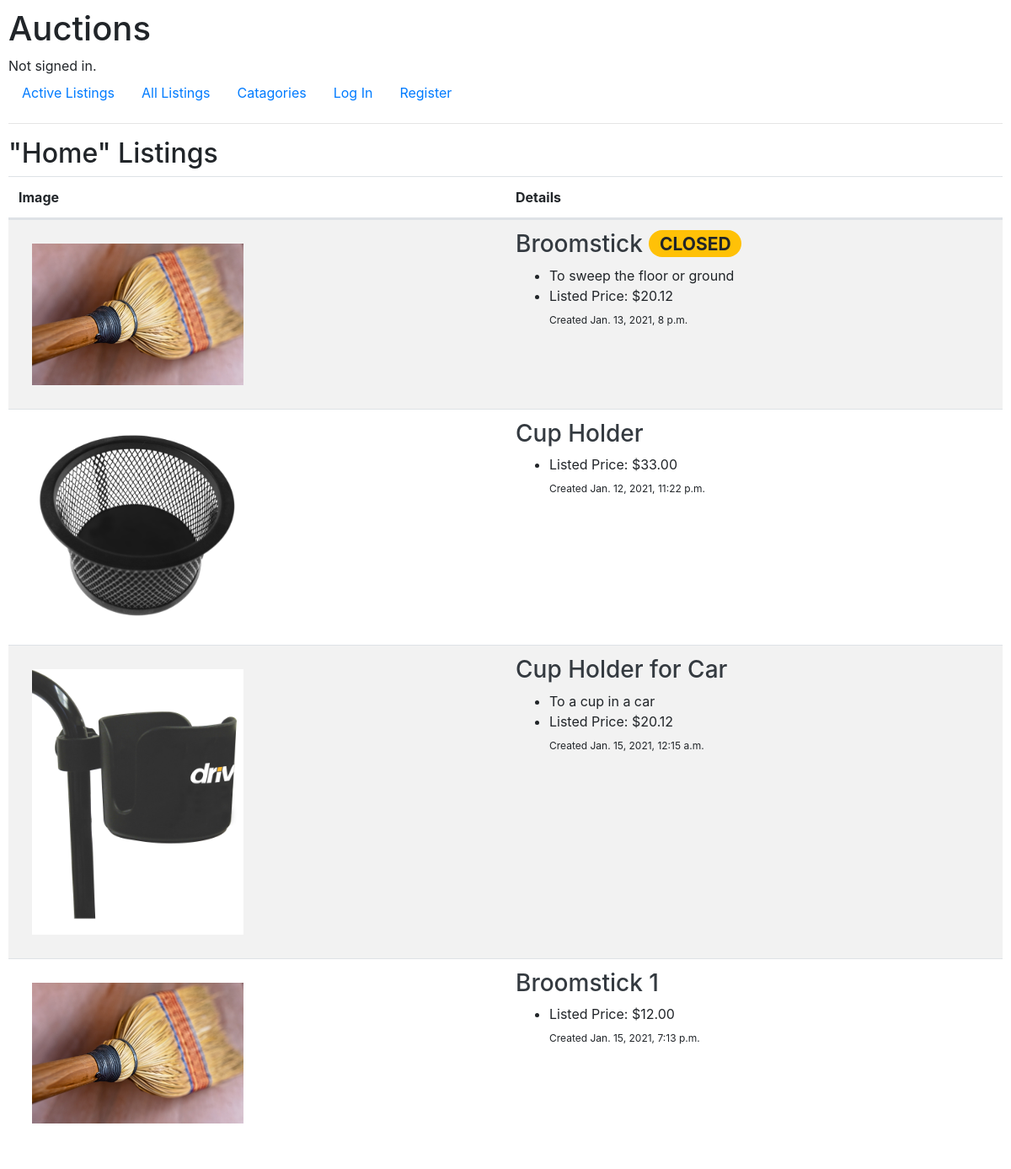
Screenshot of /catagories/7 with the database file from the repository.
### auctions/models.py (models this page shows, shortened)
class Catagory(models.Model):
    tag = models.CharField(max_length=23)

class Listing(models.Model):
    title = models.CharField(max_length=64)
    description = models.TextField(blank=True)
    price = models.DecimalField(max_digits=7, decimal_places=2)
    image = models.ImageField(blank=True, null=True, upload_to="images/")
    created = models.DateTimeField(auto_now_add=True)
    user = models.ForeignKey(User, on_delete=models.CASCADE)
    active = models.BooleanField(default=True)
    catagory = models.ManyToManyField(Catagory, blank=True, related_name="catagory")

### auctions/views.py (the view)
# urls.py: path("catagories/<int:catagory_id>", views.catagories, name="catagories"),
def catagories(request, catagory_id):
    try:
        catagory = Catagory.objects.get(pk=catagory_id)
    except Catagory.DoesNotExist:
        catagory = None
    if catagory is None:
        catagories = Catagory.objects.all()
        return render(request, "auctions/catagories.html", {
            "catagories": catagories,
        })
    else:
        cat_listings = Listing.objects.filter(catagory=catagory)
        return render(request, "auctions/index.html", {
            "listings": cat_listings,
            "catagory": catagory.tag,
            "cat_filter": True
        })

### auctions/templates/auctions/index.html (shortened to what this page needs)
{% extends "auctions/layout.html" %}
{% block body %}
{% if active_listing %}
<h2>Active Listings</h2>
{% elif cat_filter %}
<h2> "{{catagory}}" Listings</h2>
{% else %}
<h2>All Listings</h2>
{% endif %}
<table class="table table-striped">
    <thead>
        <tr class="d-flex">
            <th class="col-6">Image</th>
            <th class="col-6">Details</th>
        </tr>
    </thead>
    <tbody>
        {% for listing in listings %}
        <tr style="transform: rotate(0);" class="d-flex">
            <td class="col-6">
                {% if listing.image %}
                <a class="card-link text-dark stretched-link"
                        href="{% url 'auctions:listing' listing.id %} "> <img src="{{listing.image.url}} " alt="{{listing.title}} " class="w-50 p-3"></a>
                {% endif %}
            </td>
            <td class="col-6">
                <h3>
                    <a class="card-link text-dark stretched-link"
                        href="{% url 'auctions:listing' listing.id %} ">{{listing.title}}</a>
                    {% if not listing.active %}
                    <span class="badge badge-pill badge-warning align-top text-uppercase">closed</span>
                    {% endif %}
                </h3>
                <ul>
                    {% if listing.description %}
                    <li>{{listing.description}} </li>
                    {% endif %}
                    <li>Listed Price: ${{listing.price}} </li>
                    <sub>Created {{listing.created }} </sub>
                </ul>
            </td>
        </tr>
        {% empty %}
        <tr>
            <td class="col-12"><strong>No Listing</strong></td>
        </tr>
        {% endfor %}
    </tbody>
</table>
{% endblock %}

### auctions/templates/auctions/layout.html (shortened to what this page needs)
{% load static %}
<!DOCTYPE html>
<html lang="en">
    <head>
        <link rel="stylesheet" href="https://stackpath.bootstrapcdn.com/bootstrap/4.4.1/css/bootstrap.min.css">
        <link href="{% static 'auctions/styles.css' %}" rel="stylesheet">
    </head>
    <body>
        <h1>Auctions</h1>
        <div>
            {% if user.is_authenticated %}
                Signed in as <strong>{{ user.username }}</strong>.
            {% else %}
                Not signed in.
            {% endif %}
        </div>
        <ul class="nav">
                <li class="nav-item">
                    <a class="nav-link" href="{% url 'auctions:index' %}">Active Listings</a>
                </li>
                <li class="nav-item">
                    <a class="nav-link" href="{% url 'auctions:all' %}">All Listings</a>
                </li>
                <li class="nav-item">
                    <a class="nav-link" href="{% url 'auctions:catagories' 0 %} ">Catagories</a>
                </li>
            {% if user.is_authenticated %}
                <li class="nav-link">
                    <a href="{% url 'auctions:watchlist'%} ">Watchlist</a>
                </li>
                <li class="nav-item">
                    <a class="nav-link" href="{% url 'auctions:create' %} ">Create new listing</a>
                </li>
                <li class="nav-item">
                    <a class="nav-link" href="{% url 'auctions:logout' %}">Log Out</a>
                </li>
            {% else %}
                <li class="nav-item">
                    <a class="nav-link" href="{% url 'auctions:login' %}">Log In</a>
                </li>
                <li class="nav-item">
                    <a class="nav-link" href="{% url 'auctions:register' %}">Register</a>
                </li>
            {% endif %}
        </ul>
        <hr>
        {% block body %}
        {% endblock %}
    </body>
</html>

### auctions/static/auctions/styles.css (style rules this page uses)
body { padding: 10px; }

### rows the page displays
Catagory: tag "Home"
Listing: image (picture), title "Broomstick", active "CLOSED", description "To sweep the floor or ground", price "20.12", created "Jan. 13, 2021, 8 p.m."
Listing: image (picture), title "Cup Holder", price "33.00", created "Jan. 12, 2021, 11:22 p.m."
Listing: image (picture), title "Cup Holder for Car", description "To a cup in a car", price "20.12", created "Jan. 15, 2021, 12:15 a.m."
Listing: image (picture), title "Broomstick 1", price "12.00", created "Jan. 15, 2021, 7:13 p.m."
